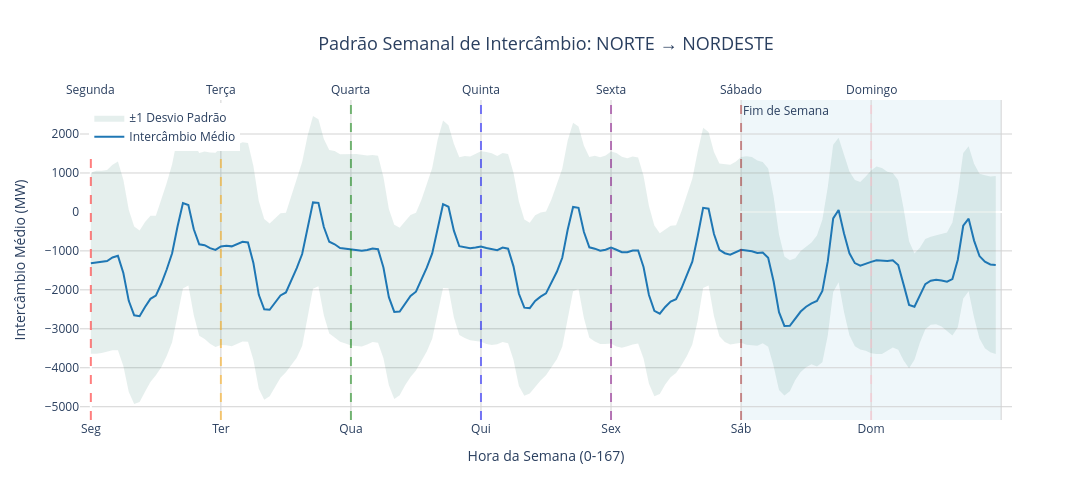
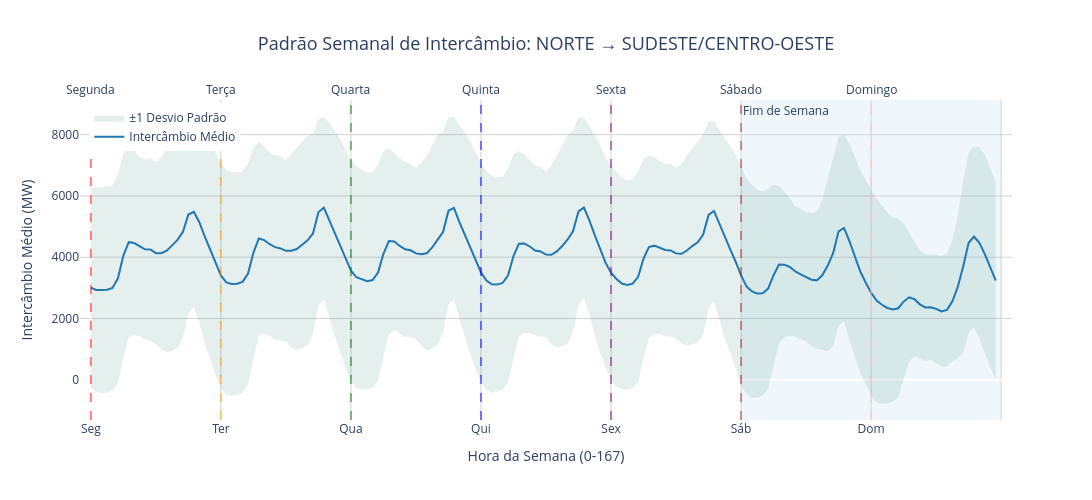
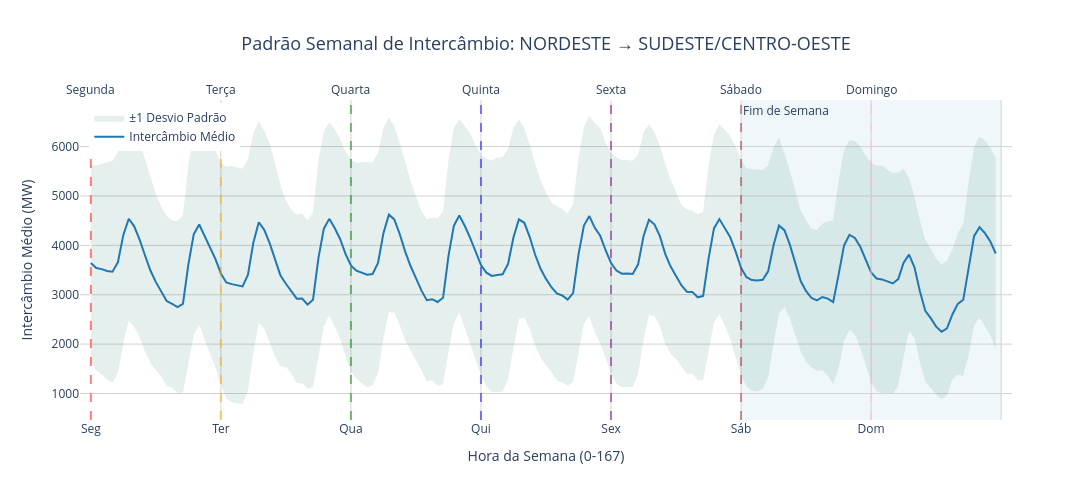
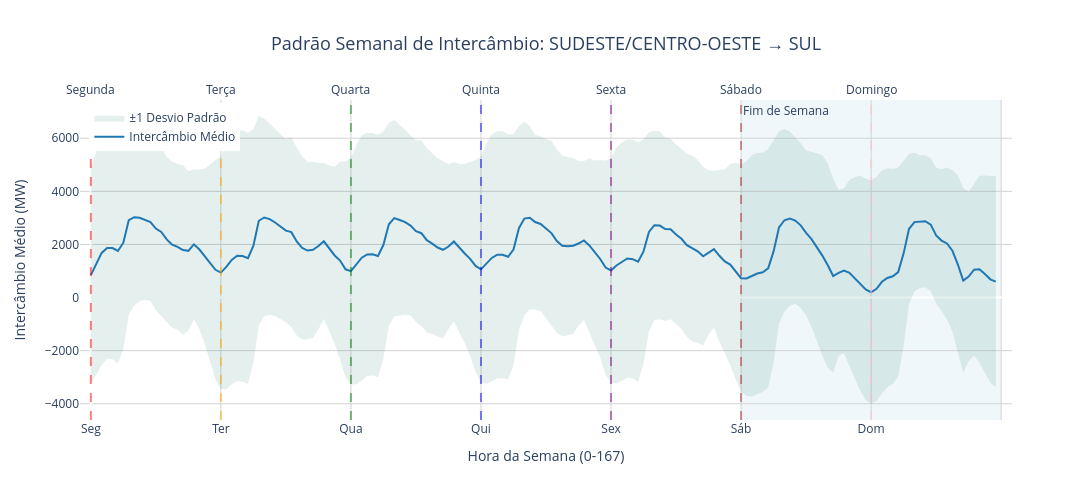

The notebook cell saved with these charts, in order:
### Markdown cell above
### 2) Comportamento semanal de intercâmbio

### Code cell
padrao_semanal_n_ne = plot_weekly_pattern(dataframe_n_ne, "NORTE", "NORDESTE")
padrao_semanal_n_seco = plot_weekly_pattern(dataframe_n_seco, "NORTE", "SUDESTE/CENTRO-OESTE")
padrao_semanal_ne_seco = plot_weekly_pattern(dataframe_ne_seco, "NORDESTE", "SUDESTE/CENTRO-OESTE")
padrao_semanal_seco_s = plot_weekly_pattern(dataframe_seco_s, "SUDESTE/CENTRO-OESTE", "SUL")

### Figure 1 — Plotly figure (JSON) as saved in the notebook; plotly's stock layout.template omitted (floating-point values rounded to 4 significant figures; data arrays with more than 128 entries replaced by an {"elided": "..."} marker saying what was removed)
{"data": [{"fill": "toself", "fillcolor": "rgba(0,100,80,0.1)", "hoverinfo": "skip", "line": {"color": "rgba(255,255,255,0)"}, "name": "±1 Desvio Padrão", "showlegend": true, "type": "scatter", "x": {"elided": "336 int values"}, "y": {"elided": "336 float values"}}, {"customdata": {"elided": "168x2 mixed values"}, "hovertemplate": "<b>Dia:</b> %{customdata[0]}<br><b>Hora:</b> %{customdata[1]}:00<br><b>Intercâmbio Médio:</b> %{y:.2f} MW<br><extra></extra>", "line": {"color": "#1f77b4", "width": 2}, "mode": "lines", "name": "Intercâmbio Médio", "type": "scatter", "x": {"elided": "168 int values"}, "y": {"elided": "168 float values"}}], "layout": {"annotations": [{"showarrow": false, "text": "Segunda", "x": 0, "xanchor": "center", "xref": "x", "y": 1, "yanchor": "bottom", "yref": "y domain"}, {"showarrow": false, "text": "Terça", "x": 24, "xanchor": "center", "xref": "x", "y": 1, "yanchor": "bottom", "yref": "y domain"}, {"showarrow": false, "text": "Quarta", "x": 48, "xanchor": "center", "xref": "x", "y": 1, "yanchor": "bottom", "yref": "y domain"}, {"showarrow": false, "text": "Quinta", "x": 72, "xanchor": "center", "xref": "x", "y": 1, "yanchor": "bottom", "yref": "y domain"}, {"showarrow": false, "text": "Sexta", "x": 96, "xanchor": "center", "xref": "x", "y": 1, "yanchor": "bottom", "yref": "y domain"}, {"showarrow": false, "text": "Sábado", "x": 120, "xanchor": "center", "xref": "x", "y": 1, "yanchor": "bottom", "yref": "y domain"}, {"showarrow": false, "text": "Domingo", "x": 144, "xanchor": "center", "xref": "x", "y": 1, "yanchor": "bottom", "yref": "y domain"}, {"showarrow": false, "text": "Fim de Semana", "x": 120, "xanchor": "left", "xref": "x", "y": 1, "yanchor": "top", "yref": "y domain"}], "height": 500, "hovermode": "x unified", "legend": {"x": 0.01, "xanchor": "left", "y": 0.99, "yanchor": "top"}, "plot_bgcolor": "white", "shapes": [{"line": {"color": "red", "dash": "dash"}, "opacity": 0.5, "type": "line", "x0": 0, "x1": 0, "xref": "x", "y0": 0, "y1": 1, "yref": "y domain"}, {"line": {"color": "orange", "dash": "dash"}, "opacity": 0.5, "type": "line", "x0": 24, "x1": 24, "xref": "x", "y0": 0, "y1": 1, "yref": "y domain"}, {"line": {"color": "green", "dash": "dash"}, "opacity": 0.5, "type": "line", "x0": 48, "x1": 48, "xref": "x", "y0": 0, "y1": 1, "yref": "y domain"}, {"line": {"color": "blue", "dash": "dash"}, "opacity": 0.5, "type": "line", "x0": 72, "x1": 72, "xref": "x", "y0": 0, "y1": 1, "yref": "y domain"}, {"line": {"color": "purple", "dash": "dash"}, "opacity": 0.5, "type": "line", "x0": 96, "x1": 96, "xref": "x", "y0": 0, "y1": 1, "yref": "y domain"}, {"line": {"color": "brown", "dash": "dash"}, "opacity": 0.5, "type": "line", "x0": 120, "x1": 120, "xref": "x", "y0": 0, "y1": 1, "yref": "y domain"}, {"line": {"color": "pink", "dash": "dash"}, "opacity": 0.5, "type": "line", "x0": 144, "x1": 144, "xref": "x", "y0": 0, "y1": 1, "yref": "y domain"}, {"fillcolor": "lightblue", "layer": "below", "line": {"width": 0}, "opacity": 0.2, "type": "rect", "x0": 120, "x1": 168, "xref": "x", "y0": 0, "y1": 1, "yref": "y domain"}], "title": {"font": {"size": 18}, "text": "Padrão Semanal de Intercâmbio: NORTE → NORDESTE", "x": 0.5}, "width": 1200, "xaxis": {"gridcolor": "lightgray", "gridwidth": 1, "range": [-2, 170], "tickmode": "array", "ticktext": ["Seg", "Ter", "Qua", "Qui", "Sex", "Sáb", "Dom", ""], "tickvals": [0, 24, 48, 72, 96, 120, 144, 168], "title": {"font": {"size": 14}, "text": "Hora da Semana (0-167)"}}, "yaxis": {"gridcolor": "lightgray", "gridwidth": 1, "title": {"font": {"size": 14}, "text": "Intercâmbio Médio (MW)"}}}}

### Figure 2 — Plotly figure (JSON) as saved in the notebook; plotly's stock layout.template omitted (floating-point values rounded to 4 significant figures; data arrays with more than 128 entries replaced by an {"elided": "..."} marker saying what was removed)
{"data": [{"fill": "toself", "fillcolor": "rgba(0,100,80,0.1)", "hoverinfo": "skip", "line": {"color": "rgba(255,255,255,0)"}, "name": "±1 Desvio Padrão", "showlegend": true, "type": "scatter", "x": {"elided": "336 int values"}, "y": {"elided": "336 float values"}}, {"customdata": {"elided": "168x2 mixed values"}, "hovertemplate": "<b>Dia:</b> %{customdata[0]}<br><b>Hora:</b> %{customdata[1]}:00<br><b>Intercâmbio Médio:</b> %{y:.2f} MW<br><extra></extra>", "line": {"color": "#1f77b4", "width": 2}, "mode": "lines", "name": "Intercâmbio Médio", "type": "scatter", "x": {"elided": "168 int values"}, "y": {"elided": "168 float values"}}], "layout": {"annotations": [{"showarrow": false, "text": "Segunda", "x": 0, "xanchor": "center", "xref": "x", "y": 1, "yanchor": "bottom", "yref": "y domain"}, {"showarrow": false, "text": "Terça", "x": 24, "xanchor": "center", "xref": "x", "y": 1, "yanchor": "bottom", "yref": "y domain"}, {"showarrow": false, "text": "Quarta", "x": 48, "xanchor": "center", "xref": "x", "y": 1, "yanchor": "bottom", "yref": "y domain"}, {"showarrow": false, "text": "Quinta", "x": 72, "xanchor": "center", "xref": "x", "y": 1, "yanchor": "bottom", "yref": "y domain"}, {"showarrow": false, "text": "Sexta", "x": 96, "xanchor": "center", "xref": "x", "y": 1, "yanchor": "bottom", "yref": "y domain"}, {"showarrow": false, "text": "Sábado", "x": 120, "xanchor": "center", "xref": "x", "y": 1, "yanchor": "bottom", "yref": "y domain"}, {"showarrow": false, "text": "Domingo", "x": 144, "xanchor": "center", "xref": "x", "y": 1, "yanchor": "bottom", "yref": "y domain"}, {"showarrow": false, "text": "Fim de Semana", "x": 120, "xanchor": "left", "xref": "x", "y": 1, "yanchor": "top", "yref": "y domain"}], "height": 500, "hovermode": "x unified", "legend": {"x": 0.01, "xanchor": "left", "y": 0.99, "yanchor": "top"}, "plot_bgcolor": "white", "shapes": [{"line": {"color": "red", "dash": "dash"}, "opacity": 0.5, "type": "line", "x0": 0, "x1": 0, "xref": "x", "y0": 0, "y1": 1, "yref": "y domain"}, {"line": {"color": "orange", "dash": "dash"}, "opacity": 0.5, "type": "line", "x0": 24, "x1": 24, "xref": "x", "y0": 0, "y1": 1, "yref": "y domain"}, {"line": {"color": "green", "dash": "dash"}, "opacity": 0.5, "type": "line", "x0": 48, "x1": 48, "xref": "x", "y0": 0, "y1": 1, "yref": "y domain"}, {"line": {"color": "blue", "dash": "dash"}, "opacity": 0.5, "type": "line", "x0": 72, "x1": 72, "xref": "x", "y0": 0, "y1": 1, "yref": "y domain"}, {"line": {"color": "purple", "dash": "dash"}, "opacity": 0.5, "type": "line", "x0": 96, "x1": 96, "xref": "x", "y0": 0, "y1": 1, "yref": "y domain"}, {"line": {"color": "brown", "dash": "dash"}, "opacity": 0.5, "type": "line", "x0": 120, "x1": 120, "xref": "x", "y0": 0, "y1": 1, "yref": "y domain"}, {"line": {"color": "pink", "dash": "dash"}, "opacity": 0.5, "type": "line", "x0": 144, "x1": 144, "xref": "x", "y0": 0, "y1": 1, "yref": "y domain"}, {"fillcolor": "lightblue", "layer": "below", "line": {"width": 0}, "opacity": 0.2, "type": "rect", "x0": 120, "x1": 168, "xref": "x", "y0": 0, "y1": 1, "yref": "y domain"}], "title": {"font": {"size": 18}, "text": "Padrão Semanal de Intercâmbio: NORTE → SUDESTE/CENTRO-OESTE", "x": 0.5}, "width": 1200, "xaxis": {"gridcolor": "lightgray", "gridwidth": 1, "range": [-2, 170], "tickmode": "array", "ticktext": ["Seg", "Ter", "Qua", "Qui", "Sex", "Sáb", "Dom", ""], "tickvals": [0, 24, 48, 72, 96, 120, 144, 168], "title": {"font": {"size": 14}, "text": "Hora da Semana (0-167)"}}, "yaxis": {"gridcolor": "lightgray", "gridwidth": 1, "title": {"font": {"size": 14}, "text": "Intercâmbio Médio (MW)"}}}}

### Figure 3 — Plotly figure (JSON) as saved in the notebook; plotly's stock layout.template omitted (floating-point values rounded to 4 significant figures; data arrays with more than 128 entries replaced by an {"elided": "..."} marker saying what was removed)
{"data": [{"fill": "toself", "fillcolor": "rgba(0,100,80,0.1)", "hoverinfo": "skip", "line": {"color": "rgba(255,255,255,0)"}, "name": "±1 Desvio Padrão", "showlegend": true, "type": "scatter", "x": {"elided": "336 int values"}, "y": {"elided": "336 float values"}}, {"customdata": {"elided": "168x2 mixed values"}, "hovertemplate": "<b>Dia:</b> %{customdata[0]}<br><b>Hora:</b> %{customdata[1]}:00<br><b>Intercâmbio Médio:</b> %{y:.2f} MW<br><extra></extra>", "line": {"color": "#1f77b4", "width": 2}, "mode": "lines", "name": "Intercâmbio Médio", "type": "scatter", "x": {"elided": "168 int values"}, "y": {"elided": "168 float values"}}], "layout": {"annotations": [{"showarrow": false, "text": "Segunda", "x": 0, "xanchor": "center", "xref": "x", "y": 1, "yanchor": "bottom", "yref": "y domain"}, {"showarrow": false, "text": "Terça", "x": 24, "xanchor": "center", "xref": "x", "y": 1, "yanchor": "bottom", "yref": "y domain"}, {"showarrow": false, "text": "Quarta", "x": 48, "xanchor": "center", "xref": "x", "y": 1, "yanchor": "bottom", "yref": "y domain"}, {"showarrow": false, "text": "Quinta", "x": 72, "xanchor": "center", "xref": "x", "y": 1, "yanchor": "bottom", "yref": "y domain"}, {"showarrow": false, "text": "Sexta", "x": 96, "xanchor": "center", "xref": "x", "y": 1, "yanchor": "bottom", "yref": "y domain"}, {"showarrow": false, "text": "Sábado", "x": 120, "xanchor": "center", "xref": "x", "y": 1, "yanchor": "bottom", "yref": "y domain"}, {"showarrow": false, "text": "Domingo", "x": 144, "xanchor": "center", "xref": "x", "y": 1, "yanchor": "bottom", "yref": "y domain"}, {"showarrow": false, "text": "Fim de Semana", "x": 120, "xanchor": "left", "xref": "x", "y": 1, "yanchor": "top", "yref": "y domain"}], "height": 500, "hovermode": "x unified", "legend": {"x": 0.01, "xanchor": "left", "y": 0.99, "yanchor": "top"}, "plot_bgcolor": "white", "shapes": [{"line": {"color": "red", "dash": "dash"}, "opacity": 0.5, "type": "line", "x0": 0, "x1": 0, "xref": "x", "y0": 0, "y1": 1, "yref": "y domain"}, {"line": {"color": "orange", "dash": "dash"}, "opacity": 0.5, "type": "line", "x0": 24, "x1": 24, "xref": "x", "y0": 0, "y1": 1, "yref": "y domain"}, {"line": {"color": "green", "dash": "dash"}, "opacity": 0.5, "type": "line", "x0": 48, "x1": 48, "xref": "x", "y0": 0, "y1": 1, "yref": "y domain"}, {"line": {"color": "blue", "dash": "dash"}, "opacity": 0.5, "type": "line", "x0": 72, "x1": 72, "xref": "x", "y0": 0, "y1": 1, "yref": "y domain"}, {"line": {"color": "purple", "dash": "dash"}, "opacity": 0.5, "type": "line", "x0": 96, "x1": 96, "xref": "x", "y0": 0, "y1": 1, "yref": "y domain"}, {"line": {"color": "brown", "dash": "dash"}, "opacity": 0.5, "type": "line", "x0": 120, "x1": 120, "xref": "x", "y0": 0, "y1": 1, "yref": "y domain"}, {"line": {"color": "pink", "dash": "dash"}, "opacity": 0.5, "type": "line", "x0": 144, "x1": 144, "xref": "x", "y0": 0, "y1": 1, "yref": "y domain"}, {"fillcolor": "lightblue", "layer": "below", "line": {"width": 0}, "opacity": 0.2, "type": "rect", "x0": 120, "x1": 168, "xref": "x", "y0": 0, "y1": 1, "yref": "y domain"}], "title": {"font": {"size": 18}, "text": "Padrão Semanal de Intercâmbio: NORDESTE → SUDESTE/CENTRO-OESTE", "x": 0.5}, "width": 1200, "xaxis": {"gridcolor": "lightgray", "gridwidth": 1, "range": [-2, 170], "tickmode": "array", "ticktext": ["Seg", "Ter", "Qua", "Qui", "Sex", "Sáb", "Dom", ""], "tickvals": [0, 24, 48, 72, 96, 120, 144, 168], "title": {"font": {"size": 14}, "text": "Hora da Semana (0-167)"}}, "yaxis": {"gridcolor": "lightgray", "gridwidth": 1, "title": {"font": {"size": 14}, "text": "Intercâmbio Médio (MW)"}}}}

### Figure 4 — Plotly figure (JSON) as saved in the notebook; plotly's stock layout.template omitted (floating-point values rounded to 4 significant figures; data arrays with more than 128 entries replaced by an {"elided": "..."} marker saying what was removed)
{"data": [{"fill": "toself", "fillcolor": "rgba(0,100,80,0.1)", "hoverinfo": "skip", "line": {"color": "rgba(255,255,255,0)"}, "name": "±1 Desvio Padrão", "showlegend": true, "type": "scatter", "x": {"elided": "336 int values"}, "y": {"elided": "336 float values"}}, {"customdata": {"elided": "168x2 mixed values"}, "hovertemplate": "<b>Dia:</b> %{customdata[0]}<br><b>Hora:</b> %{customdata[1]}:00<br><b>Intercâmbio Médio:</b> %{y:.2f} MW<br><extra></extra>", "line": {"color": "#1f77b4", "width": 2}, "mode": "lines", "name": "Intercâmbio Médio", "type": "scatter", "x": {"elided": "168 int values"}, "y": {"elided": "168 float values"}}], "layout": {"annotations": [{"showarrow": false, "text": "Segunda", "x": 0, "xanchor": "center", "xref": "x", "y": 1, "yanchor": "bottom", "yref": "y domain"}, {"showarrow": false, "text": "Terça", "x": 24, "xanchor": "center", "xref": "x", "y": 1, "yanchor": "bottom", "yref": "y domain"}, {"showarrow": false, "text": "Quarta", "x": 48, "xanchor": "center", "xref": "x", "y": 1, "yanchor": "bottom", "yref": "y domain"}, {"showarrow": false, "text": "Quinta", "x": 72, "xanchor": "center", "xref": "x", "y": 1, "yanchor": "bottom", "yref": "y domain"}, {"showarrow": false, "text": "Sexta", "x": 96, "xanchor": "center", "xref": "x", "y": 1, "yanchor": "bottom", "yref": "y domain"}, {"showarrow": false, "text": "Sábado", "x": 120, "xanchor": "center", "xref": "x", "y": 1, "yanchor": "bottom", "yref": "y domain"}, {"showarrow": false, "text": "Domingo", "x": 144, "xanchor": "center", "xref": "x", "y": 1, "yanchor": "bottom", "yref": "y domain"}, {"showarrow": false, "text": "Fim de Semana", "x": 120, "xanchor": "left", "xref": "x", "y": 1, "yanchor": "top", "yref": "y domain"}], "height": 500, "hovermode": "x unified", "legend": {"x": 0.01, "xanchor": "left", "y": 0.99, "yanchor": "top"}, "plot_bgcolor": "white", "shapes": [{"line": {"color": "red", "dash": "dash"}, "opacity": 0.5, "type": "line", "x0": 0, "x1": 0, "xref": "x", "y0": 0, "y1": 1, "yref": "y domain"}, {"line": {"color": "orange", "dash": "dash"}, "opacity": 0.5, "type": "line", "x0": 24, "x1": 24, "xref": "x", "y0": 0, "y1": 1, "yref": "y domain"}, {"line": {"color": "green", "dash": "dash"}, "opacity": 0.5, "type": "line", "x0": 48, "x1": 48, "xref": "x", "y0": 0, "y1": 1, "yref": "y domain"}, {"line": {"color": "blue", "dash": "dash"}, "opacity": 0.5, "type": "line", "x0": 72, "x1": 72, "xref": "x", "y0": 0, "y1": 1, "yref": "y domain"}, {"line": {"color": "purple", "dash": "dash"}, "opacity": 0.5, "type": "line", "x0": 96, "x1": 96, "xref": "x", "y0": 0, "y1": 1, "yref": "y domain"}, {"line": {"color": "brown", "dash": "dash"}, "opacity": 0.5, "type": "line", "x0": 120, "x1": 120, "xref": "x", "y0": 0, "y1": 1, "yref": "y domain"}, {"line": {"color": "pink", "dash": "dash"}, "opacity": 0.5, "type": "line", "x0": 144, "x1": 144, "xref": "x", "y0": 0, "y1": 1, "yref": "y domain"}, {"fillcolor": "lightblue", "layer": "below", "line": {"width": 0}, "opacity": 0.2, "type": "rect", "x0": 120, "x1": 168, "xref": "x", "y0": 0, "y1": 1, "yref": "y domain"}], "title": {"font": {"size": 18}, "text": "Padrão Semanal de Intercâmbio: SUDESTE/CENTRO-OESTE → SUL", "x": 0.5}, "width": 1200, "xaxis": {"gridcolor": "lightgray", "gridwidth": 1, "range": [-2, 170], "tickmode": "array", "ticktext": ["Seg", "Ter", "Qua", "Qui", "Sex", "Sáb", "Dom", ""], "tickvals": [0, 24, 48, 72, 96, 120, 144, 168], "title": {"font": {"size": 14}, "text": "Hora da Semana (0-167)"}}, "yaxis": {"gridcolor": "lightgray", "gridwidth": 1, "title": {"font": {"size": 14}, "text": "Intercâmbio Médio (MW)"}}}}
